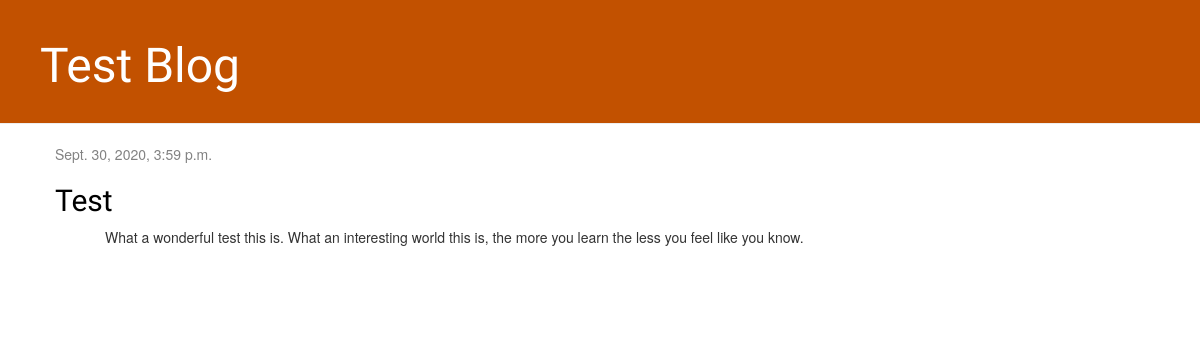
/, run on an earlier commit of the app's database.
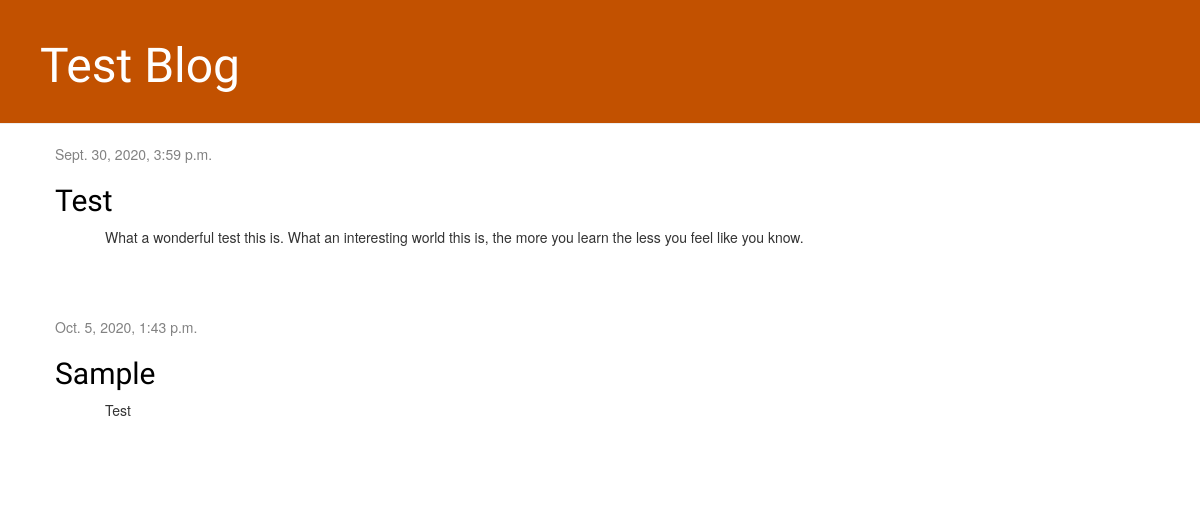
And on a later commit of the database.
### blog/models.py (models this page shows, shortened)
class Post(models.Model):
    author = models.ForeignKey(settings.AUTH_USER_MODEL, on_delete=models.CASCADE)
    title = models.CharField(max_length=200)
    text = models.TextField()
    created_date = models.DateTimeField(default=timezone.now)
    published_date = models.DateTimeField(blank=True, null=True)

### blog/views.py (the view)
# urls.py: path('', views.post_list, name='post_list'),
def post_list(request):
    posts = Post.objects.filter(published_date__lte=timezone.now()).order_by('published_date')
    return render(request, 'blog/post_list.html', {'posts': posts})

### blog/templates/blog/post_list.html
{% extends 'blog/base.html' %}
{% block content %}
        {% for post in posts %}
                <div class="post">
                    <div class="date">
                        {{ post.published_date }}
                    </div>
                <h2><a href="{% url 'post_detail' pk=post.pk %}">{{ post.title }}</a></h2>
                <p>{{ post.text|linebreaksbr }}</p>
                </div>
        {% endfor %}
{% endblock %}

What changed in the data, as far as the page shows it:
added Post: published_date "Oct. 5, 2020, 1:43 p.m.", title "Sample", text "Test"
